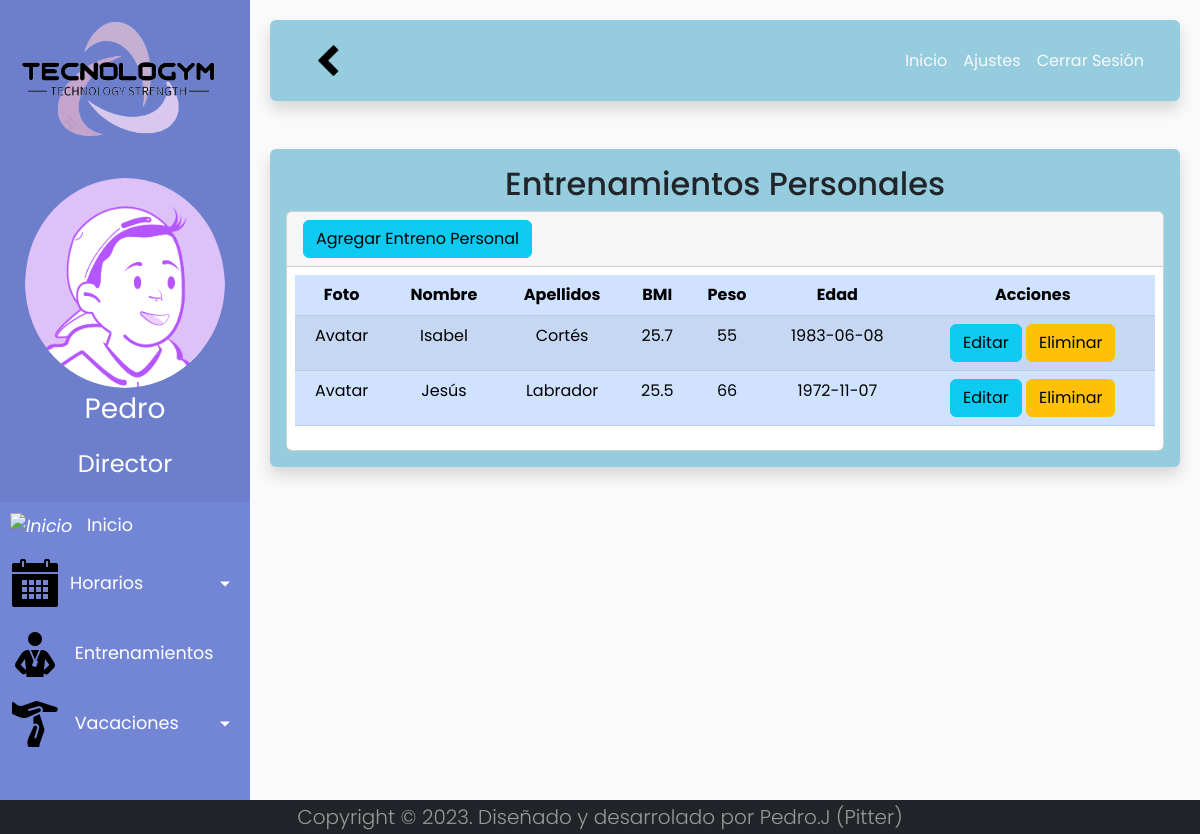
Page /c_PersonalTraining/showPersonalTraining (signed in) on the committed database.
### tables this page shows
CREATE TABLE `client` (
  `id_client` int(11) NOT NULL,
  `id_person` int(11) NOT NULL,
  `BMI` double NOT NULL DEFAULT 0,
  `weight` double NOT NULL DEFAULT 0,
  `birth_date` date NOT NULL
);

CREATE TABLE `person` (
  `id_person` int(11) NOT NULL,
  `name` varchar(70) NOT NULL,
  `lastname` varchar(70) NOT NULL,
  `user` varchar(70) DEFAULT NULL,
  `password` varchar(255) DEFAULT NULL,
  `email` varchar(70) NOT NULL,
  `phone` varchar(9) NOT NULL,
  `avatar` varchar(255) DEFAULT NULL
);

### config/core/Controller.php (called while the page is built, shortened)
<?php
abstract class Controller
{
    protected function loadView($view, $params = array())
    {
        return new View($view, $params);
    }
    protected function loadModel($model)
    {
        if (is_file(ROOT . PATH_MODELS . $model . ".php")) {
            return new $model();
        } else {
            throw new Exception("Error, model does not exist");
        }
    }
}
?>

### app/controllers/c_PersonalTraining.php (called while the page is built, shortened)
<?php
class c_PersonalTraining extends Controller
{
    private $m_personalTraining;
    public function __construct()
    {
        $this->m_personalTraining = $this->loadModel("m_PersonalTraining");
    }
    public function showPersonalTraining()
    {
        $datos['clients'] = $this->m_personalTraining->showPersonalTraining();
        $contenido = "v_PersonalTraining";
        $this->loadView($contenido, $datos);
    }
}
?>

### config/core/Model.php (called while the page is built, shortened)
<?php
class Model
{
    private $host = DB_HOST;
    private $user = DB_USER;
    private $pass = DB_PASS;
    private $dbname = DB_NAME;
    private $dbh;
    private $stmt;
    function __construct()
    {
        $dsn = 'mysql:host=' . $this->host . ';dbname=' . $this->dbname;
        $options = array(
            PDO::ATTR_PERSISTENT => true,
            PDO::ATTR_ERRMODE => PDO::ERRMODE_EXCEPTION,
            PDO::MYSQL_ATTR_INIT_COMMAND => 'SET NAMES utf8'
        );
        try {
            $this->dbh = new PDO($dsn, $this->user, $this->pass, $options);
        } catch (PDOException $e) {
            $this->error = $e->getMessage();
        }
    }
    public function consult($query)
    {
        $this->stmt = $this->dbh->prepare($query);
    }
    public function launch()
    {
        return $this->stmt->execute();
    }
    public function result()
    {
        $this->launch();
        return $this->stmt->fetchAll(PDO::FETCH_ASSOC);
    }
}
?>

### app/models/m_PersonalTraining.php (called while the page is built, shortened)
<?php
class m_PersonalTraining extends Model
{
    public function showPersonalTraining()
    {
        $snt = "SELECT * FROM person INNER JOIN client ON client.id_person = person.id_person;";
        $this->consult($snt);
        return $this->result();
    }
}
?>

### app/views/v_PersonalTraining.php (the view)
<div class="row-6 fondo-2 shadow p-3 mb-5 rounded">
    <h2 class="text-center">Entrenamientos Personales</h2>
    <div class="card">
        <div class="card-header">
            <a name="addClient" class="btn btn-info" href="<?= BASE_URL . "c_PersonalTraining/addPersonalTraining" ?>" role="button">Agregar Entreno Personal </a>
        </div>
        <div class="table-responsive-sm m-2">
            <table class="table table-primary table-striped table-hover">
                <thead>
                    <tr class="text-center">
                        <th scope="col">Foto</th>
                        <th scope="col">Nombre</th>
                        <th scope="col">Apellidos</th>
                        <th scope="col">BMI</th>
                        <th scope="col">Peso</th>
                        <th scope="col">Edad</th>
                        <th scope="col">Acciones</th>
                    </tr>
                </thead>
                <tbody>
                    <?php
                    foreach ($clients as $client) : ?>
                        <tr class="text-center">
                            <td scope="row">Avatar</td>
                            <td><?= $client['name'] ?></td>
                            <td><?= $client['lastname'] ?></td>
                            <td><?= $client['BMI'] ?></td>
                            <td><?= $client['weight'] ?></td>
                            <td><?= $client['birth_date'] ?></td>
                            <td>
                                <a name="updatePersonalTraining" class="btn btn-info" href="" type="button">Editar</a>
                                <a name="" class="btn btn-warning" href="#" role="button">Eliminar</a>
                            </td>
                        </tr>
                    <?php endforeach ?>
                </tbody>
            </table>
        </div>
    </div>
</div>

### app/views/css/v_index.css (style rules this page uses)
body { font-family: "Poppins", sans-serif; background: #fafafa; }
a, a:hover, a:focus { color: inherit; text-decoration: none; transition: all 0.3s; }
.fondo-2 { background-color: #289bbe7a; }

### rows in the picture
client: id_person.name "Isabel", id_person.lastname "Cortés", BMI "25.7", weight "55", birth_date "1983-06-08"
client: id_person.name "Jesús", id_person.lastname "Labrador", BMI "25.5", weight "66", birth_date "1972-11-07"

### other values in the picture
$_SESSION['session']['name'] "Pedro"
$_SESSION['session']['role'] "Director"
